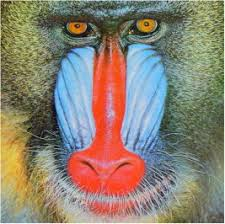
#> input picture mandrill.jpg, 225 x 224 px
$ jupyter execute Beginners_Guide_to_Compter_Vision-Analytics_Vidya.ipynb
#> lines starting #> are read from the running program, lines starting #| are printed output that depends on the picture; after the words box and inside, x2 and y2 are one past the last pixel; in counts of white or black regions, pixels touching at a corner belong together
## Installing package

[cell 1]
# conda install opencv-python

# conda install opencv-contrib-python

'''Uncomment any of the above the code and run to install opencv package'''

## Importing package

[cell 2]
import cv2

## Reading the Image

[cell 3]
# To read image from internet or from other directory, just specify the path
path = "mandrill.jpg"
img = cv2.imread(path, 1) # default -> 1 (color image),  0 -> to read as grayscale, -1 for reading the image as unchanged
#> img is the input picture: shape (224, 225, 3); mean B, G, R 115.7, 130.1, 139.6

## Properties the Image

### Shape

[cell 4]
h, w, c = img.shape
#> h = 224; w = 225; c = 3
print("Dimensions of the image are:\n\nHeight:", h, "pixels\nWidth:", w, "pixels\nChannels:", c)
#| Dimensions of the image are:
#| Height: 224 pixels
#| Width: 225 pixels
#| Channels: 3

### Type

[cell 5]
print(type(img))
#| <class 'numpy.ndarray'>

### Datatype of the image you have just read

[cell 6]
print(img.dtype)
#| uint8

### Image pixel values

[cell 7]
print(img)
#> (printed output is left out)

## Viewing the Image

[cell 8]
# Display an image in a window
# Creating GUI window to display an image on screen
# first Parameter is windows title (should be in string format)
# Second Parameter is image array

cv2.imshow('Mandrill', img)

# To hold the window on screen, use cv2.waitKey method
# Once it is detected the close input, it will release the control
# To the next line
# First Parameter is for holding screen for specified milliseconds
# It should be positive integer. If 0 pass an parameter, then it will
# hold the screen until user close it.
k = cv2.waitKey(0)
#> (key q is pressed here)
if k == 27 or k == ord('q'):         # wait to press ESC key or q to exit
    cv2.destroyAllWindows()
    # It is for removing/deleting created GUI window from screen and memory

## Converting the image to grayscale and saving it

[cell 9]
gray = cv2.cvtColor(img, cv2.COLOR_BGR2GRAY) # Converting image to grayscale
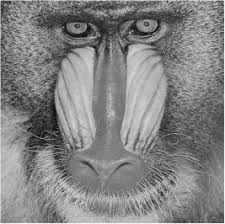
#> gray: shape (224, 225); min 3, max 253, mean 131.3

[cell 10]
cv2.imwrite('Mandrill_grey.jpg', gray)  # Saving the image
#> Out = True

## Extracting the image bit planes and reconstructing it:

[cell 11]
# conda install -c conda-forge matplotlib
# conda install -c anaconda numpy

[cell 12]
import matplotlib.pyplot as plt
import numpy as np

[cell 13]
def extract_bit_plane(cd):
    #  extracting all bit one by one
    # from 1st to 8th in variable
    # from c1 to c8 respectively
    c1 = np.mod(cd, 2)
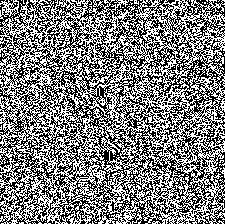
#> c1: shape (224, 225); values 0 (black) and 1 (white), 49.7% white in thin lines or dots
    c2 = np.mod(np.floor(cd/2), 2)
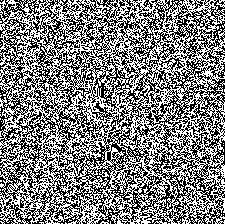
#> c2: shape (224, 225) float64; values 0 (black) and 1 (white), 50.1% white; black in thin lines or dots
    c3 = np.mod(np.floor(cd/4), 2)
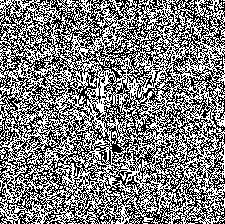
#> c3: shape (224, 225) float64; values 0 (black) and 1 (white), 49.8% white in thin lines or dots
    c4 = np.mod(np.floor(cd/8), 2)
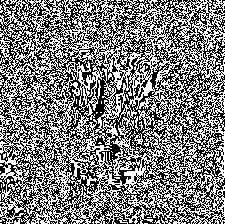
#> c4: shape (224, 225) float64; values 0 (black) and 1 (white), 49.6% white in thin lines or dots
    c5 = np.mod(np.floor(cd/16), 2)
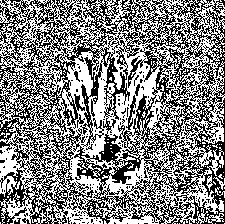
#> c5: shape (224, 225) float64; values 0 (black) and 1 (white), 52% white; black in thin lines or dots
    c6 = np.mod(np.floor(cd/32), 2)
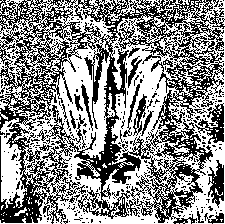
#> c6: shape (224, 225) float64; values 0 (black) and 1 (white), 54.7% white; black in thin lines or dots
    c7 = np.mod(np.floor(cd/64), 2)
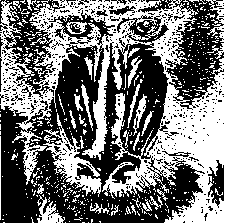
#> c7: shape (224, 225) float64; values 0 (black) and 1 (white), 44.9% white; 482 white regions (449 under 20 px), largest, box (x1, y1, x2, y2) and area: (0, 0, 225, 224) 18063, (43, 113, 102, 197) 1345, (133, 94, 147, 136) 181
    c8 = np.mod(np.floor(cd/128), 2)
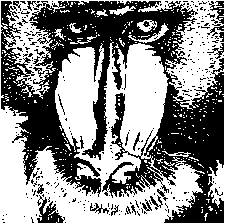
#> c8: shape (224, 225) float64; values 0 (black) and 1 (white), 54.1% white; 307 black regions (285 under 20 px), largest, box (x1, y1, x2, y2) and area: (1, 1, 224, 223) 20944, (37, 195, 65, 223) 346, (209, 1, 224, 24) 147

    # combining image again to form equivalent to original grayscale image
    cc = 2 * (2 * (2 * c8 + c7) + c6) # reconstructing image  with 3 most significant bit planes
    to_plot = [cd, c1, c2, c3, c4, c5, c6, c7, c8, cc]

    fig, axes = plt.subplots(nrows=2, ncols=5,figsize=(10, 8), subplot_kw={'xticks': [], 'yticks': []})
    fig.subplots_adjust(hspace=0.05, wspace=0.05)
    for ax, i in zip(axes.flat, to_plot):
        ax.imshow(i, cmap='gray')
#> this loop made 10 passes

    plt.tight_layout()
    plt.show()
    return cc

[cell 14]
reconstructed_image = extract_bit_plane(gray)

## Constructing your own image:

Generating a synthetic image with four concentric squares of 4 intensity values (40, 80, 160, 220).

[cell 15]
con_img = np.zeros([256, 256])

con_img[0:32, :] = 40 # upper row
con_img[:, :32] = 40 #left column
con_img[:, 224:256] = 40 # right column
con_img[224:, :] = 40 # lower row


con_img[32:64, 32:224] = 80 # upper row
con_img[64:224, 32:64] = 80 # left column
con_img[64:224, 192:224] = 80 # right column
con_img[192:224, 32:224] = 80 # lower row


con_img[64:96, 64:192] = 160 # upper row
con_img[96:192, 64:96] = 160 # left column
con_img[96:192, 160:192] = 160 # right column
con_img[160:192, 64:192] = 160 # lower row

con_img[96:160, 96:160] = 220

cv2.imwrite('ConcentricSquareImage.jpg', con_img)  # Saving the image
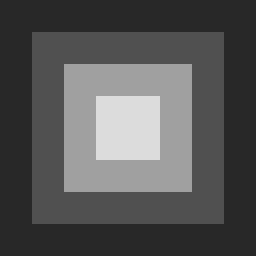
#> saved as ConcentricSquareImage.jpg: shape (256, 256); min 40, max 220, mean 86.2
